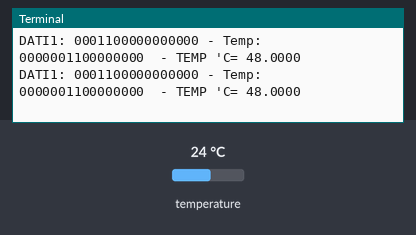
The program below on a simulated Raspberry Pi (BCM pin numbers). On the bench: the last lines printed to the terminal. The inputs (shaded band) are chosen by the test bench; at power-on: temperature 24 °C.

Above: at 1.2 s.
1.3 s: temperature set to 12 °C
At 2.6 s:
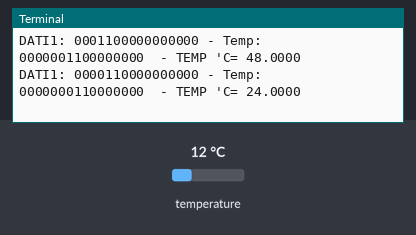
2.8 s: temperature set to 19 °C
At 3.6 s:
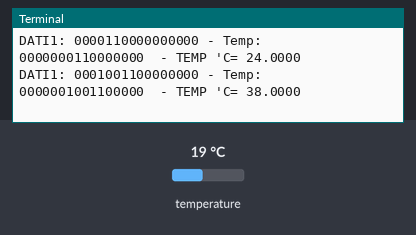
Timing chart, 0 to 5.8 s (numbered marks = the images above; inputs shaded):
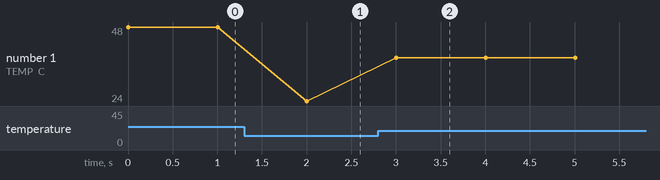

Measured:
- after the input at 1.3 s, the terminal: prints a new line after 0.70 s (image 1)
- after the input at 2.8 s, the terminal: prints a new line after 0.20 s (image 2)
- plotted number 1: 48 → 24 after the input at 1.3 s, 24 → 38 after the input at 2.8 s

The program:

max6635_v2.py
```python
import smbus
import time

bus = smbus.SMBus(1)
address = 0x48
intervallo_lettura = 0.2
risoluzione_sensore = 0.0625

get_bin = lambda x, n: format(x, 'b').zfill(n)

def Get_Dati():
	#datilettura = 0b0
	try:
		datilettura = bus.read_word_data(address, 0x0)
		datilettura = rotateWord(datilettura)
	except IOError, err:
		print "Errore: ", err
	return datilettura

def Get_Segno(dati):
	try:
		SignBit = dati & 0x8000
		if SignBit > 0:
			Segno = "-"
		else:
			Segno = "+"
	except IOError, err:
		print "Errore: ", err
	return Segno

def Complementoa2(dati):
	try:
		#newdata = (dati ^ 0xffff)
		newdata = (dati ^ 0xfff8)
	except IOError, err:
		print "Errore: ", err
	return newdata

def rotateWord(tempW):
	#Sposta il byte MSB al posto del LSB e viceversa
	LSBW1 = (tempW & 0b0000000011111111) << 8
	MSBW1 = (tempW & 0b1111111100000000) >> 8
	rotateW = MSBW1 | LSBW1
	return rotateW

def manipola(dati):
	dati_1 = dati >> 3
	#dati_2 = Complementoa2(dati_1)
	return dati_1

while True:
	dati = Get_Dati()
	dati_3= manipola(dati) * risoluzione_sensore
	print 'DATI1:', get_bin(dati,16), "- Temp:" , get_bin(manipola(dati),16), " - TEMP 'C= %3.4f" % dati_3
	#get_bin(Complementoa2(dati),16)
	time.sleep(1)
```
